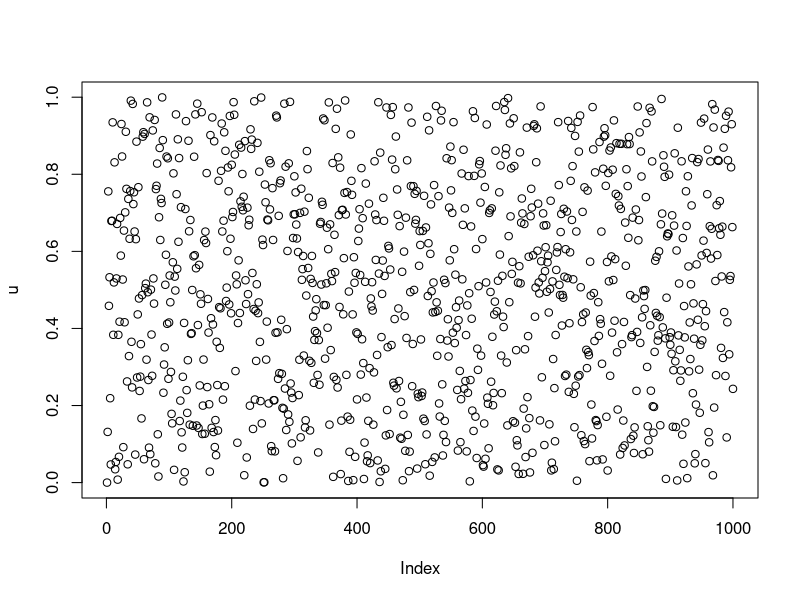
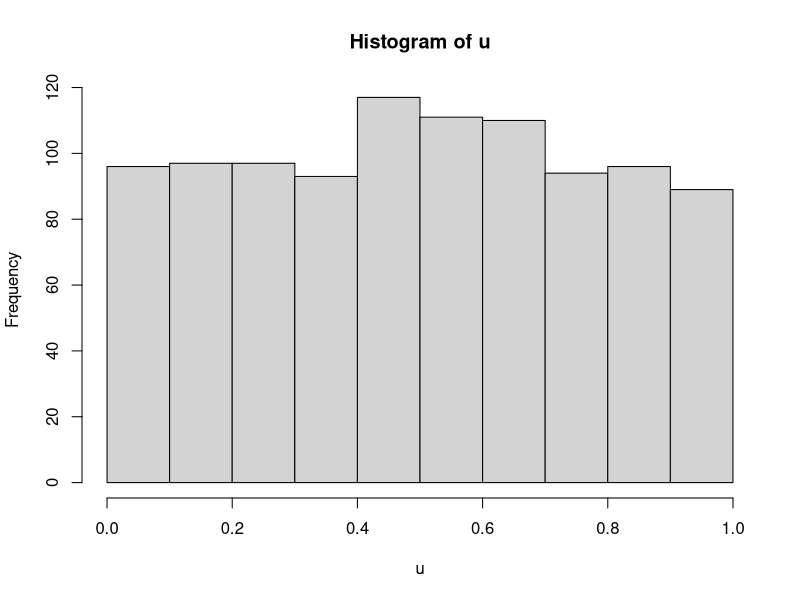
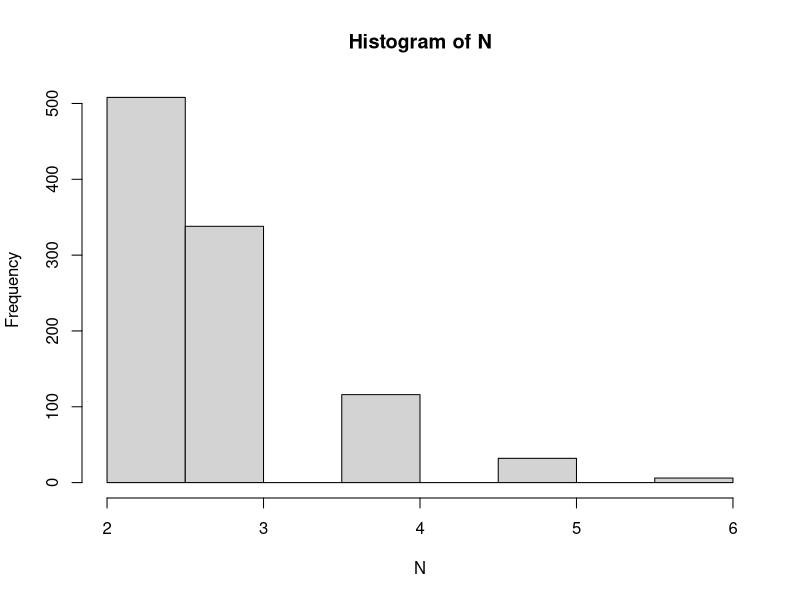
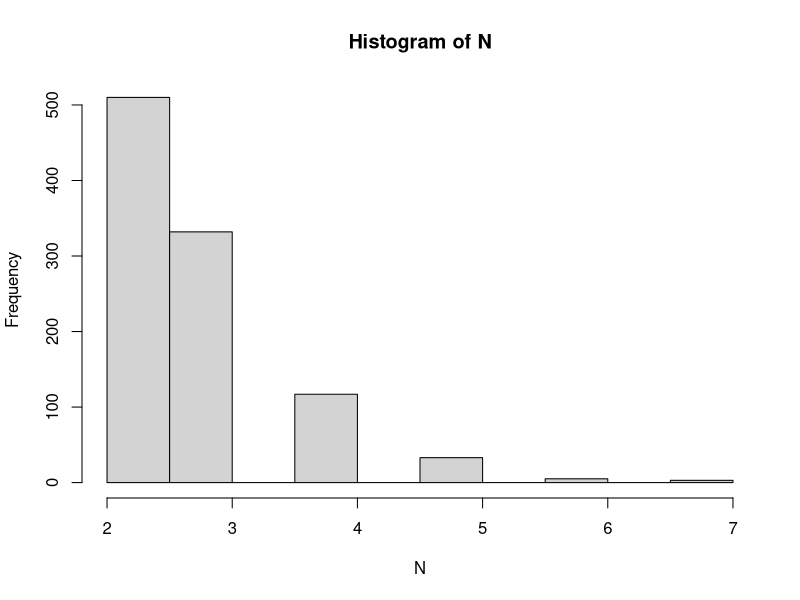

Reproduce these figures in R, in order. (Note: a time limit stopped this script after it produced the figures.)
# Chapter 3 Random Numbers 

# runif() 난수 발생 함수
# Uniform distribution (0,1) 

## 3장 실습문제 1

n = 100; m = 2^31 -1 ; a = 7^5; x0 = 1
x = integer(n) # x가 백터임을 표현해주기 위해 integer(n) 사용
x[1] = (a*x0) %% m
for (i in 2:n) x[i] = ( a*x[i-1] ) %% m
x/m
# %% modulo 연산자는 *과 /보다 우선순위가 높음
# R에서는 벡터가 0을 지원하지 않기 때문에 2:n+1 주의할 것 

xgen <- function(n = 1, m = 2^31 -1 ,a = 7^5, x0 = 1) {
  x = integer(n) 
  x[1] = (a*x0) %% m
  for (i in 2:n) x[i] = ( a*x[i-1] ) %% m
  x/m
}

xgen(10)

## 3장 실습문제 2
u = xgen(1000)
plot(u) # 시간에 따른 규칙이 없어보임.. -> 독립성 문제 X
hist(u) # 주관적인 해석이긴 하지만 Frequency가 비슷하고 Sampling variability (표집분포) 에 따른 균일분포로 해석 가능

## 3장 실습문제 3

duplicated(u)

## 3장 실습문제 4

system.time(xgen(10000000))
system.time(runif(10000000))

# Example 3a: 원주율의 추정
n = 10000
count = 0
for (i in 1:n) {
  u <- runif(2)
  if (u[1]^2 + u[2]^2 <= 1) count = count + 1
}
4*count / n

# Example 3a-1 : for문 사용 X

u1 = runif(n); u2 = runif(n)
4*mean (u1^2 + u2^2 <= 1)

## 3장 실습문제 7번

integrate(function(x) exp(-x^2), -Inf, Inf)
sqrt(pi)

m <- 10000
y <- runif(m)

2*mean( (1/y^2) * exp ( -1 * (1/y-1)^2 ))

''
m = 1000
N = integer(m)
for ( i in 1:m) {
  N[i] = 1
  csum = runif(1)
  while (csum <= 1) {
    N[i] = N[i] + 1
    csum = csum + runif(1)
  }
}
mean(N); hist(N)
''

## 3장 실습문제 12번
## U1 ~ UN 독립인 U(0,1), N = Minimum(n : sigma i ~ N Ui > 1)일 때, E[N] 추정

jin_fun <- function(m = 1000) {
  N = integer(m)
  for ( i in 1:m ) {
    N[i] = 1
    csum = runif(1)
    while (csum <= 1) {
      N[i] = N[i] + 1
      csum = csum + runif(1)
    }
  }
  mean(N); hist(N)
  sd(N)
  
  CI <- c(mean(N) - 1.96 * sd(N) / sqrt(m), mean(N) + 1.96 * sd(N) / sqrt(m) )  
  CI
}

jin_fun()

# 2016 기출 1번
## U1 ~ UN 독립인 U(0,1), N = Minimum(n : cumprod i ~ N Ui < 0.1)일 때, 나타내기

simul <- function() {
  n <- 1
  u <- numeric()
  repeat {
    u <- c(u, runif(1))
    if(cumprod(u)[n] < 0.1) break
    n = n + 1
  }
  n
}
N <- replicate(1000, simul())
table(N)

#직각삼각형
tri2<-function(n){
  for (i in 1:n){
    interval<-sort(runif(2))
    length<-sort(c(interval[1], interval[2]-interval[1], 1-interval[2]))
    if(length[3]^2==length[1]^2+length[2]^2){
      count[i]=TRUE
    }
  }
  cat("삼각형 개수 : ", sum(count2), "\n")
  cat("삼각형이 될 확률 추정 : ", mean(count2), "\n")
  cat("삼각형이 될 확률 추정값 표준 오차 : ", sd(count2), "\n")
  cat("삼각형이 될 확률 추정 신뢰구간 : ", c(mean(count2)-sd(count2)/sqrt(n), mean(count2)+sd(count2)/sqrt(n)))
}

n<-1000000
count2<-vector("logical", n)
tri2(n)
